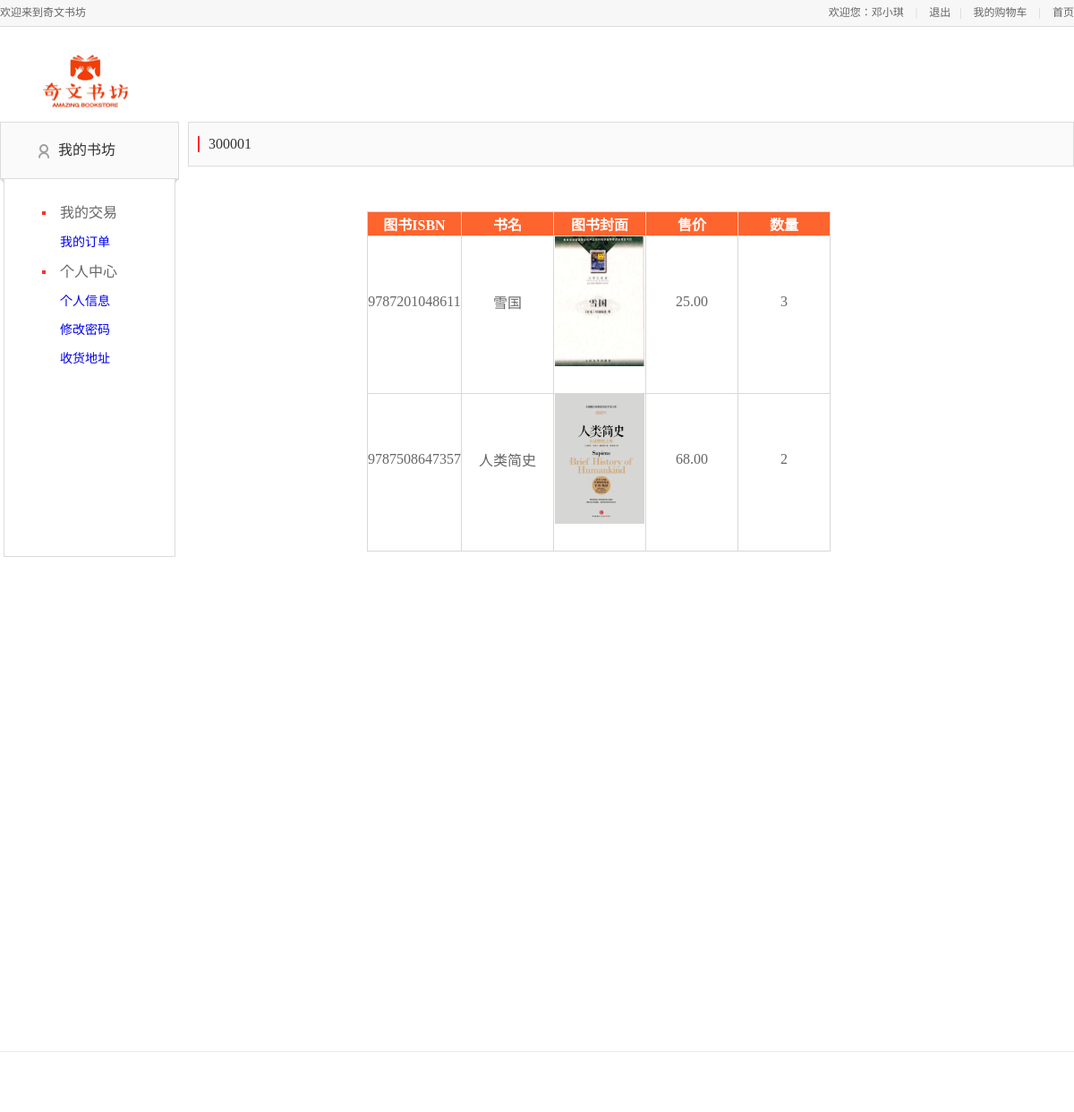
Page /用户界面/orderdetail.php?id=300001 (signed in) on the committed database.
### tables this page shows
CREATE TABLE `order_details` (
  `order_id` char(6) NOT NULL,
  `book_id` char(13) NOT NULL,
  `book_num` tinyint(4) DEFAULT NULL,
  PRIMARY KEY (`order_id`,`book_id`),
  CONSTRAINT `order_details_ibfk_1` FOREIGN KEY (`order_id`) REFERENCES `order_info` (`order_id`) ON DELETE CASCADE ON UPDATE CASCADE
);

CREATE TABLE `book_info` (
  `book_id` char(13) NOT NULL,
  `book_name` varchar(40) DEFAULT NULL,
  `book_picture` varchar(20) DEFAULT NULL,
  `book_publisher` varchar(40) DEFAULT NULL,
  `book_type` varchar(20) DEFAULT NULL,
  `book_purchase_price` decimal(9,2) DEFAULT NULL,
  `book_sale_price` decimal(9,2) DEFAULT NULL,
  `CH_intro` text,
  `ENG_intro` text,
  `book_grade` float DEFAULT NULL,
  PRIMARY KEY (`book_id`)
);

### 用户界面/db.php (called while the page is built)
<?php
$servername = "localhost";
$username = "root";
$password = "";
$dbname = "bookstore";
$conn = new mysqli($servername, $username, $password, $dbname);
mysqli_query($conn,"set names 'UTF8'");
function sql($table, $field = '*', $where = '')
{
    global $conn;
    $sql = 'select' . ' ' . $field . ' ' . 'from' . ' ' . $table . ' where ' . $where;
    $data=mysqli_fetch_assoc($conn->query($sql));
    return $data;
}
?>

### 用户界面/orderdetail.php (the view, shortened to what this page needs)
<html>
<head>
    <link rel="stylesheet" type="text/css" href="/css/base.css">
    <link rel="stylesheet" type="text/css" href="css/base_1.css">
    <link rel="stylesheet" type="text/css" href="css/address.css">
    <link rel="stylesheet" type="text/css" href="css/main.css">
    <link rel="stylesheet" type="text/css" href="css/reset.css">
    <link rel="stylesheet" type="text/css" href="css/foot.css">
</head>
<body>
<div class="header_con">
    <div class="header">
        <div class="welcome fl">欢迎来到奇文书坊</div>
        <div class="fr">
            <div class="login_btn fl">
                <?php
                if(empty($_SESSION['user_name']))
                    echo "<script>alert('请先登录！');window.location.href='index.php';</script>";
                else
                    echo'欢迎您：'.$_SESSION['user_name'];
                ?>
                <span>|</span>
                <a href="logout.php">退出</a>
            </div>
            <div class="user_link fl">
                <span>|</span>
                <a href="ShowCart.php">我的购物车</a>
                <span>|</span>
                <a href="index.php">首页</a>
            </div>
        </div>
    </div>
</div>
<div class="mydang">
    <div class="head">
        <a class="logo" href="index.php">
            <img src="images/logo1.png" alt="">
        </a>
    </div>
    <div class="my_left">
        <div class="my_menu">
            <h3 class="my_menu_title">
                <a href="#" id="J_myhomeBtn">我的书坊</a>
            </h3>
            <dl>
                <dt id="class600" name="orders">我的交易</dt>
                <dd>
                    <a href="checkorder.php">我的订单</a>
                </dd>
                <dt id="class640" name="personalinformation">个人中心</dt>
                <dd>
                    <a href="personalinfo.php" id="a_personal">个人信息</a>
                </dd>
                <dd>
                    <a href="editpwd.php" id="a_eidpwd">修改密码</a>
                </dd>
                <dd>
                    <a href="address.php" id="a_adress">收货地址</a>
                </dd>
            </dl>
        </div>
    </div>
    <div class="my_main">
        <div class="my_title">
            <span class="title"><?PHP
                include "db.php";
                $order_id=$_GET['id'];
                echo $order_id;
                ?>
                </span>
        </div>
        <div class="shadow_box">
            <form  id='reFrom' action=""  method="post">
                </head>
                <div class="table-con">
                    <table align="left">
                        <tr>
                            <th width=100 >图书ISBN</th>
                            <th width=100>书名</th>
                            <th width=100>图书封面</th>
                            <th width=100>售价</th>
                            <th width=100>数量</th>
                        </tr>
                        <?php
                        $r=mysqli_query($conn,"SELECT*from order_details where order_id = '$order_id'");
                        while ($row=mysqli_fetch_array($r)) {
                            $id=$row['book_id'];
                            $r1=sql('book_info', '*', "book_id = '$id'");
                            ?>
                            <tr>
                                <td><?php echo $r1["book_id"] ?></td>
                                <td><?php echo $r1["book_name"]?></td>
                                <td><img src=<?php echo $r1["book_picture"]?> width=100px></td>
                                <td><?php echo $r1["book_sale_price"]?></td>
                                <td><?php echo $row["book_num"]?></td>
                            </tr>
                            <?php
                        }
                        ?>
                    </table>
                </div>
            </form>
        </div>
    </div>
</div>
<div class="footer_nav_box">
</div>
</body>
</html>

### CSS/base.css (style rules this page uses)
body, button, ul, li, ol, p, dl, dd, h1, h2, h3, h4, h5, h6, img, iframe, form, input { margin: 0; padding: 0; list-style-type: none; border: 0; }
a { text-decoration: none; }
img { border: none; }
body { background: #ffffff; }

### CSS/base_1.css (style rules this page uses)
body, button, ul, li, ol, p, dl, dd, h1, h2, h3, h4, h5, h6, img, iframe, form, input { margin: 0; padding: 0; list-style-type: none; border: 0; }
body { font-size: 12px; color: #404040; font-family: 'Microsoft YaHei'; background-color:#fff; }
.mydang { width: 1200px; height: 1084px; margin: 10px auto 50px; overflow: hidden; }
.mydang .head { margin: 8px auto 8px; height: 80px; }
.mydang .head img { width: 130px; height: 80px; float: left; margin: 0px 0 0 30px; }
.my_left { width: 200px; height: 800px; float: left; }
.my_menu { background: url("../../static/images/my_menu_title_bg.png") 0 63px no-repeat; }
.my_menu .my_menu_title { height: 62px; line-height: 62px; margin-bottom: 6px; font-size: 16px; background: url("../../static/images/icon_menu.png") 42px 24px no-repeat #fafafa; border: 1px solid #dcdcdc; border-bottom: none 0; padding-left: 64px; font-weight: normal; }
.my_menu .my_menu_title a { color: #323232; }
.my_menu dl { border: 1px solid #dcdcdc; border-top: none 0; width: 148px; height: 400px; margin: 0 auto; padding: 16px 0 0 42px; }
.my_menu dt { margin: 8px 0; line-height: 18px; font-size: 16px; padding-left: 20px; background: url("../images/icon_menu.png") 0 -35px no-repeat; }
.my_menu dd { line-height: 32px; padding-left: 20px; font-size: 14px; }

### CSS/address.css (style rules this page uses)
.my_main { width: 990px; padding: 0 0 0 10px; height: 600px; float: left; display: block; }
.my_title { height: 48px; line-height: 48px; background: #fafafa; border: 1px solid #dcdcdc; overflow: hidden; }
.my_title .title { margin: 15px 0 15px 10px; padding: 0 0 0 10px; font-size: 16px; color: #323232; line-height: 18px; border-left: 2px solid #ff2832; display: inline-block; }
.shadow_box { width: 1410px; height: 700px; margin-bottom: 10px; position: relative; display: inline-block; }
.shadow_box table { top: 0px; position: relative; left: 200px; }
.shadow_box table td { padding: 0 0 30px; position: relative; }

### CSS/main.css (style rules this page uses)
body { font-family:'Microsoft Yahei';font-size:12px;color:#666; }
html,body { height:100% }
.header_con { background-color:#f7f7f7; height:29px; border-bottom:1px solid #dddddd }
.header { width:1200px; height:29px; margin:0 auto; }
.welcome,.login_info,.login_btn,.user_link { line-height:29px; }
.login_btn a,.user_link a { color:#666; }
.login_btn span,.user_link span { color:#cecece; margin:0 10px; }

### CSS/foot.css (style rules this page uses)
.footer_nav_box { border-top: 1px solid #ebebeb; width:100%; min-width: 960px; padding: 17px 0 50px; }
.footer_nav_box a,.footer_nav_box { color: #8c8c8c; font-size: 12px; text-decoration: none; }

### 用户界面/orderdetail.php (style rules this page uses)
.table-con th { background-color: #FE642E; color: #FFFFFF; }
table { background-color: #FFFFFF; border-collapse: collapse; vertical-align: center; height: auto; margin-top: 50px; }
table,th,td { border:1px solid #D8D8D8; }
td { text-align: center; vertical-align: middle; }

### rows in the picture
order_details: book.book_id "9787201048611", book.book_name "雪国", book.book_picture (picture), book.book_sale_price "25.00", book_num "3"
order_details: book.book_id "9787508647357", book.book_name "人类简史", book.book_picture (picture), book.book_sale_price "68.00", book_num "2"

### other values in the picture
$_SESSION['user_name'] "邓小琪"
$order_id "300001"
